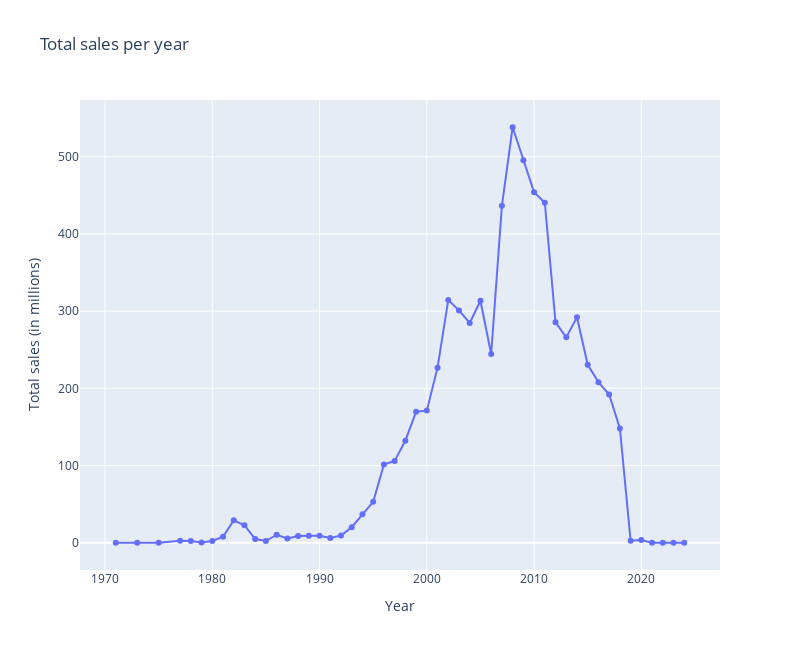

The notebook cell saved with this chart:
### Markdown cell above
### 3.1 Total Sales over time

### Code cell
# Convert 'release_date' to datetime format and extract the year
df['release_year'] = df['release_date'].dt.year

# Group by year and calculate total sales per year
sales_by_year = df.groupby('release_year').agg({
    'total_sales': 'sum',
    }
).reset_index()

# Plot sales trend over time
fig = px.line(sales_by_year,
              x='release_year',
              y='total_sales',
              title='Total sales per year',
              labels={'release_year': 'Year', 'total_sales': 'Total sales (in millions)'},
              line_shape='linear',
              markers = True
              )

# Plot the line chart
fig.update_layout(width=800, height=650)
fig.show()

### Figure 1 — Plotly figure (JSON) as saved in the notebook; plotly's stock layout.template omitted (floating-point values rounded to 4 significant figures)
{"data": [{"hovertemplate": "Year=%{x}<br>Total sales (in millions)=%{y}<extra></extra>", "legendgroup": "", "line": {"color": "#636efa", "dash": "solid", "shape": "linear"}, "marker": {"symbol": "circle"}, "mode": "lines+markers", "name": "", "orientation": "v", "showlegend": false, "type": "scatter", "x": [1971, 1973, 1975, 1977, 1978, 1979, 1980, 1981, 1982, 1983, 1984, 1985, 1986, 1987, 1988, 1989, 1990, 1991, 1992, 1993, 1994, 1995, 1996, 1997, 1998, 1999, 2000, 2001, 2002, 2003, 2004, 2005, 2006, 2007, 2008, 2009, 2010, 2011, 2012, 2013, 2014, 2015, 2016, 2017, 2018, 2019, 2020, 2021, 2022, 2023, 2024], "xaxis": "x", "y": [0, 0, 0, 2.5, 2.36, 0.31, 2.26, 7.73, 28.99, 22.68, 4.85, 2.19, 10.35, 5.59, 8.73, 9.12, 9.07, 6.05, 9.38, 20.16, 36.85, 52.98, 101.4, 105.9, 132.2, 169.6, 171.1, 226.8, 314.5, 300.9, 284.7, 313.5, 244.4, 436.4, 538.1, 495.4, 454.0, 440.3, 285.5, 266, 292.1, 230.4, 208.0, 192.0, 148.0, 2.55, 3.45, 0, 0, 0, 0], "yaxis": "y"}], "layout": {"height": 650, "legend": {"tracegroupgap": 0}, "title": {"text": "Total sales per year"}, "width": 800, "xaxis": {"anchor": "y", "domain": [0, 1], "title": {"text": "Year"}}, "yaxis": {"anchor": "x", "domain": [0, 1], "title": {"text": "Total sales (in millions)"}}}}
